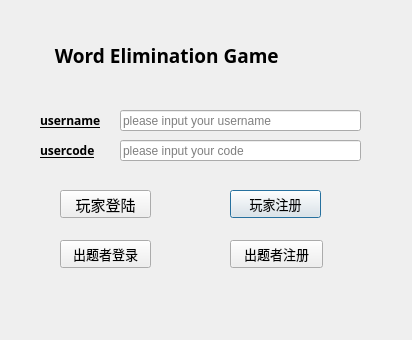
<?xml version="1.0" encoding="UTF-8"?>
<ui version="4.0">
 <class>LoginDialog</class>
 <widget class="QDialog" name="LoginDialog">
  <property name="geometry">
   <rect>
    <x>0</x>
    <y>0</y>
    <width>412</width>
    <height>340</height>
   </rect>
  </property>
  <property name="windowTitle">
   <string>Dialog</string>
  </property>
  <property name="styleSheet">
   <string notr="true"/>
  </property>
  <widget class="QLabel" name="username">
   <property name="geometry">
    <rect>
     <x>40</x>
     <y>110</y>
     <width>72</width>
     <height>21</height>
    </rect>
   </property>
   <property name="font">
    <font>
     <family>Malgun Gothic</family>
     <weight>75</weight>
     <italic>false</italic>
     <bold>true</bold>
     <underline>true</underline>
    </font>
   </property>
   <property name="frameShape">
    <enum>QFrame::NoFrame</enum>
   </property>
   <property name="frameShadow">
    <enum>QFrame::Plain</enum>
   </property>
   <property name="text">
    <string>username</string>
   </property>
   <property name="textFormat">
    <enum>Qt::AutoText</enum>
   </property>
  </widget>
  <widget class="QLineEdit" name="pwdLineEdit">
   <property name="geometry">
    <rect>
     <x>120</x>
     <y>140</y>
     <width>241</width>
     <height>21</height>
    </rect>
   </property>
   <property name="font">
    <font>
     <pointsize>9</pointsize>
     <italic>false</italic>
     <kerning>true</kerning>
    </font>
   </property>
   <property name="echoMode">
    <enum>QLineEdit::Password</enum>
   </property>
   <property name="placeholderText">
    <string>please input your code</string>
   </property>
  </widget>
  <widget class="QPushButton" name="register_play">
   <property name="geometry">
    <rect>
     <x>230</x>
     <y>190</y>
     <width>91</width>
     <height>28</height>
    </rect>
   </property>
   <property name="font">
    <font>
     <family>华文行楷</family>
     <pointsize>10</pointsize>
    </font>
   </property>
   <property name="text">
    <string>玩家注册</string>
   </property>
  </widget>
  <widget class="QPushButton" name="register_test">
   <property name="geometry">
    <rect>
     <x>230</x>
     <y>240</y>
     <width>93</width>
     <height>28</height>
    </rect>
   </property>
   <property name="font">
    <font>
     <family>华文行楷</family>
     <pointsize>10</pointsize>
    </font>
   </property>
   <property name="text">
    <string>出题者注册</string>
   </property>
  </widget>
  <widget class="QPushButton" name="loginBtn_play">
   <property name="geometry">
    <rect>
     <x>60</x>
     <y>190</y>
     <width>91</width>
     <height>28</height>
    </rect>
   </property>
   <property name="font">
    <font>
     <family>华文行楷</family>
     <pointsize>11</pointsize>
    </font>
   </property>
   <property name="styleSheet">
    <string notr="true"/>
   </property>
   <property name="text">
    <string>玩家登陆</string>
   </property>
   <property name="autoDefault">
    <bool>true</bool>
   </property>
   <property name="default">
    <bool>false</bool>
   </property>
   <property name="flat">
    <bool>false</bool>
   </property>
  </widget>
  <widget class="QPushButton" name="loginBtn_test">
   <property name="geometry">
    <rect>
     <x>60</x>
     <y>240</y>
     <width>91</width>
     <height>28</height>
    </rect>
   </property>
   <property name="font">
    <font>
     <family>华文行楷</family>
     <pointsize>10</pointsize>
    </font>
   </property>
   <property name="text">
    <string>出题者登录</string>
   </property>
  </widget>
  <widget class="QLineEdit" name="usrLineEdit">
   <property name="geometry">
    <rect>
     <x>120</x>
     <y>110</y>
     <width>241</width>
     <height>21</height>
    </rect>
   </property>
   <property name="layoutDirection">
    <enum>Qt::LeftToRight</enum>
   </property>
   <property name="readOnly">
    <bool>false</bool>
   </property>
   <property name="placeholderText">
    <string>please input your username</string>
   </property>
  </widget>
  <widget class="QLabel" name="label">
   <property name="geometry">
    <rect>
     <x>50</x>
     <y>40</y>
     <width>291</width>
     <height>31</height>
    </rect>
   </property>
   <property name="font">
    <font>
     <family>微软雅黑</family>
     <pointsize>14</pointsize>
     <weight>75</weight>
     <bold>true</bold>
     <underline>false</underline>
    </font>
   </property>
   <property name="text">
    <string> Word Elimination Game</string>
   </property>
  </widget>
  <widget class="QLabel" name="code">
   <property name="geometry">
    <rect>
     <x>40</x>
     <y>140</y>
     <width>71</width>
     <height>20</height>
    </rect>
   </property>
   <property name="font">
    <font>
     <family>Malgun Gothic</family>
     <weight>75</weight>
     <bold>true</bold>
     <underline>true</underline>
    </font>
   </property>
   <property name="text">
    <string>usercode</string>
   </property>
  </widget>
 </widget>
 <tabstops>
  <tabstop>usrLineEdit</tabstop>
  <tabstop>pwdLineEdit</tabstop>
  <tabstop>loginBtn_play</tabstop>
  <tabstop>register_play</tabstop>
  <tabstop>loginBtn_test</tabstop>
  <tabstop>register_test</tabstop>
 </tabstops>
 <resources/>
 <connections/>
</ui>
